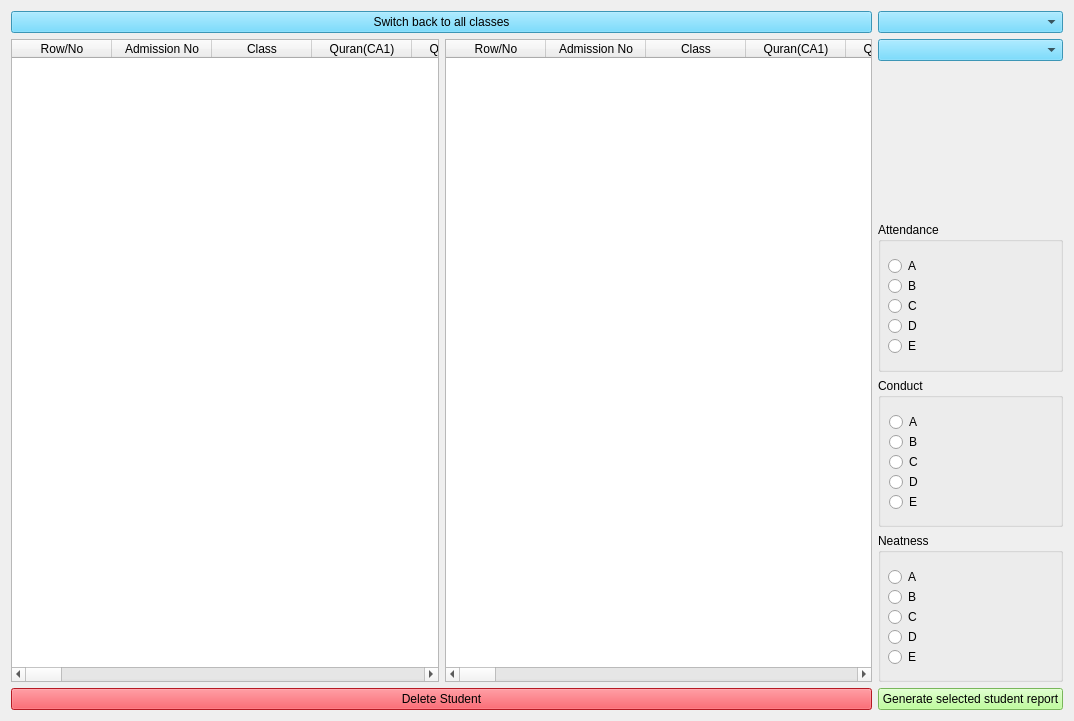
<?xml version="1.0" encoding="UTF-8"?>
<ui version="4.0">
 <class>SecScoreForm</class>
 <widget class="QWidget" name="SecScoreForm">
  <property name="geometry">
   <rect>
    <x>0</x>
    <y>0</y>
    <width>1074</width>
    <height>721</height>
   </rect>
  </property>
  <property name="windowTitle">
   <string>Secondary Classes Scores (First Term)</string>
  </property>
  <property name="windowIcon">
   <iconset>
    <normaloff>score2_icon.jpg</normaloff>score2_icon.jpg</iconset>
  </property>
  <property name="styleSheet">
   <string notr="true">font: 12pt &quot;MS Shell Dlg 2&quot;;

QPushButton{
background-color: rgb(170, 255, 127);
}</string>
  </property>
  <layout class="QHBoxLayout" name="horizontalLayout_3">
   <item>
    <layout class="QVBoxLayout" name="verticalLayout_3">
     <item>
      <widget class="QPushButton" name="switch_back_btn">
       <property name="styleSheet">
        <string notr="true">background-color: rgb(84, 210, 255);</string>
       </property>
       <property name="text">
        <string>Switch back to all classes</string>
       </property>
      </widget>
     </item>
     <item>
      <layout class="QHBoxLayout" name="horizontalLayout">
       <item>
        <widget class="QTableWidget" name="tableWidget">
         <property name="sizePolicy">
          <sizepolicy hsizetype="Expanding" vsizetype="Expanding">
           <horstretch>0</horstretch>
           <verstretch>0</verstretch>
          </sizepolicy>
         </property>
         <property name="autoFillBackground">
          <bool>false</bool>
         </property>
         <property name="frameShape">
          <enum>QFrame::StyledPanel</enum>
         </property>
         <property name="alternatingRowColors">
          <bool>true</bool>
         </property>
         <property name="showGrid">
          <bool>true</bool>
         </property>
         <attribute name="horizontalHeaderStretchLastSection">
          <bool>false</bool>
         </attribute>
         <attribute name="verticalHeaderVisible">
          <bool>true</bool>
         </attribute>
         <column>
          <property name="text">
           <string>Row/No</string>
          </property>
         </column>
         <column>
          <property name="text">
           <string>Admission No</string>
          </property>
         </column>
         <column>
          <property name="text">
           <string>Class</string>
          </property>
         </column>
         <column>
          <property name="text">
           <string>Quran(CA1)</string>
          </property>
         </column>
         <column>
          <property name="text">
           <string>Quran(CA2)</string>
          </property>
         </column>
         <column>
          <property name="text">
           <string>Quran(ASS)</string>
          </property>
         </column>
         <column>
          <property name="text">
           <string>Quran(EXAM)</string>
          </property>
         </column>
         <column>
          <property name="text">
           <string>Quran(TOTAL)</string>
          </property>
         </column>
         <column>
          <property name="text">
           <string>Ibadat(CA1)</string>
          </property>
         </column>
         <column>
          <property name="text">
           <string>Ibadat(CA2)</string>
          </property>
         </column>
         <column>
          <property name="text">
           <string>Ibadat(ASS)</string>
          </property>
         </column>
         <column>
          <property name="text">
           <string>Ibadat(EXAM)</string>
          </property>
         </column>
         <column>
          <property name="text">
           <string>Ibadat(TOTAL)</string>
          </property>
         </column>
         <column>
          <property name="text">
           <string>Arabic(CA1)</string>
          </property>
         </column>
         <column>
          <property name="text">
           <string>Arabic(CA2)</string>
          </property>
         </column>
         <column>
          <property name="text">
           <string>Arabic(ASS)</string>
          </property>
         </column>
         <column>
          <property name="text">
           <string>Arabic(EXAM)</string>
          </property>
         </column>
         <column>
          <property name="text">
           <string>Arabic(TOTAL)</string>
          </property>
         </column>
         <column>
          <property name="text">
           <string>English(CA1)</string>
          </property>
         </column>
         <column>
          <property name="text">
           <string>English(CA2)</string>
          </property>
         </column>
         <column>
          <property name="text">
           <string>English(ASS)</string>
          </property>
         </column>
         <column>
          <property name="text">
           <string>English(EXAM)</string>
          </property>
         </column>
         <column>
          <property name="text">
           <string>English(TOTAL)</string>
          </property>
         </column>
         <column>
          <property name="text">
           <string>Maths(CA1)</string>
          </property>
         </column>
         <column>
          <property name="text">
           <string>Maths(CA2)</string>
          </property>
         </column>
         <column>
          <property name="text">
           <string>Maths(ASS)</string>
          </property>
         </column>
         <column>
          <property name="text">
           <string>Maths(EXAM)</string>
          </property>
         </column>
         <column>
          <property name="text">
           <string>Maths(TOTAL)</string>
          </property>
         </column>
         <column>
          <property name="text">
           <string>Science(CA1)</string>
          </property>
         </column>
         <column>
          <property name="text">
           <string>Science(CA2)</string>
          </property>
         </column>
         <column>
          <property name="text">
           <string>Science(ASS)</string>
          </property>
         </column>
         <column>
          <property name="text">
           <string>Science(EXAM)</string>
          </property>
         </column>
         <column>
          <property name="text">
           <string>Science(TOTAL)</string>
          </property>
         </column>
         <column>
          <property name="text">
           <string>Social Norm(CA1)</string>
          </property>
         </column>
         <column>
          <property name="text">
           <string>Social Norm(CA2)</string>
          </property>
         </column>
         <column>
          <property name="text">
           <string>Social Norm(ASS)</string>
          </property>
         </column>
         <column>
          <property name="text">
           <string>Social Norm(EXAM)</string>
          </property>
         </column>
         <column>
          <property name="text">
           <string>Social Norm(TOTAL)</string>
          </property>
         </column>
         <column>
          <property name="text">
           <string>Handwriting(CA1)</string>
          </property>
         </column>
         <column>
          <property name="text">
           <string>Handwriting(CA2)</string>
          </property>
         </column>
         <column>
          <property name="text">
           <string>Handwriting(ASS)</string>
          </property>
         </column>
         <column>
          <property name="text">
           <string>Handwriting(EXAM)</string>
          </property>
         </column>
         <column>
          <property name="text">
           <string>Handwriting(TOTAL)</string>
          </property>
         </column>
         <column>
          <property name="text">
           <string>All Total</string>
          </property>
         </column>
         <column>
          <property name="text">
           <string>Average</string>
          </property>
         </column>
        </widget>
       </item>
       <item>
        <widget class="QTableWidget" name="tableWidget_2">
         <property name="sizePolicy">
          <sizepolicy hsizetype="Expanding" vsizetype="Expanding">
           <horstretch>0</horstretch>
           <verstretch>0</verstretch>
          </sizepolicy>
         </property>
         <property name="autoFillBackground">
          <bool>false</bool>
         </property>
         <property name="frameShape">
          <enum>QFrame::StyledPanel</enum>
         </property>
         <property name="alternatingRowColors">
          <bool>true</bool>
         </property>
         <property name="showGrid">
          <bool>true</bool>
         </property>
         <attribute name="horizontalHeaderStretchLastSection">
          <bool>false</bool>
         </attribute>
         <attribute name="verticalHeaderVisible">
          <bool>true</bool>
         </attribute>
         <column>
          <property name="text">
           <string>Row/No</string>
          </property>
         </column>
         <column>
          <property name="text">
           <string>Admission No</string>
          </property>
         </column>
         <column>
          <property name="text">
           <string>Class</string>
          </property>
         </column>
         <column>
          <property name="text">
           <string>Quran(CA1)</string>
          </property>
         </column>
         <column>
          <property name="text">
           <string>Quran(CA2)</string>
          </property>
         </column>
         <column>
          <property name="text">
           <string>Quran(ASS)</string>
          </property>
         </column>
         <column>
          <property name="text">
           <string>Quran(EXAM)</string>
          </property>
         </column>
         <column>
          <property name="text">
           <string>Quran(TOTAL)</string>
          </property>
         </column>
         <column>
          <property name="text">
           <string>Ibadat(CA1)</string>
          </property>
         </column>
         <column>
          <property name="text">
           <string>Ibadat(CA2)</string>
          </property>
         </column>
         <column>
          <property name="text">
           <string>Ibadat(ASS)</string>
          </property>
         </column>
         <column>
          <property name="text">
           <string>Ibadat(EXAM)</string>
          </property>
         </column>
         <column>
          <property name="text">
           <string>Ibadat(TOTAL)</string>
          </property>
         </column>
         <column>
          <property name="text">
           <string>Arabic(CA1)</string>
          </property>
         </column>
         <column>
          <property name="text">
           <string>Arabic(CA2)</string>
          </property>
         </column>
         <column>
          <property name="text">
           <string>Arabic(ASS)</string>
          </property>
         </column>
         <column>
          <property name="text">
           <string>Arabic(EXAM)</string>
          </property>
         </column>
         <column>
          <property name="text">
           <string>Arabic(TOTAL)</string>
          </property>
         </column>
         <column>
          <property name="text">
           <string>English(CA1)</string>
          </property>
         </column>
         <column>
          <property name="text">
           <string>English(CA2)</string>
          </property>
         </column>
         <column>
          <property name="text">
           <string>English(ASS)</string>
          </property>
         </column>
         <column>
          <property name="text">
           <string>English(EXAM)</string>
          </property>
         </column>
         <column>
          <property name="text">
           <string>English(TOTAL)</string>
          </property>
         </column>
         <column>
          <property name="text">
           <string>Maths(CA1)</string>
          </property>
         </column>
         <column>
          <property name="text">
           <string>Maths(CA2)</string>
          </property>
         </column>
         <column>
          <property name="text">
           <string>Maths(ASS)</string>
          </property>
         </column>
         <column>
          <property name="text">
           <string>Maths(EXAM)</string>
          </property>
         </column>
         <column>
          <property name="text">
           <string>Maths(TOTAL)</string>
          </property>
         </column>
         <column>
          <property name="text">
           <string>Science(CA1)</string>
          </property>
         </column>
         <column>
          <property name="text">
           <string>Science(CA2)</string>
          </property>
         </column>
         <column>
          <property name="text">
           <string>Science(ASS)</string>
          </property>
         </column>
         <column>
          <property name="text">
           <string>Science(EXAM)</string>
          </property>
         </column>
         <column>
          <property name="text">
           <string>Science(TOTAL)</string>
          </property>
         </column>
         <column>
          <property name="text">
           <string>Social Norm(CA1)</string>
          </property>
         </column>
         <column>
          <property name="text">
           <string>Social Norm(CA2)</string>
          </property>
         </column>
         <column>
          <property name="text">
           <string>Social Norm(ASS)</string>
          </property>
         </column>
         <column>
          <property name="text">
           <string>Social Norm(EXAM)</string>
          </property>
         </column>
         <column>
          <property name="text">
           <string>Social Norm(TOTAL)</string>
          </property>
         </column>
         <column>
          <property name="text">
           <string>Handwriting(CA1)</string>
          </property>
         </column>
         <column>
          <property name="text">
           <string>Handwriting(CA2)</string>
          </property>
         </column>
         <column>
          <property name="text">
           <string>Handwriting(ASS)</string>
          </property>
         </column>
         <column>
          <property name="text">
           <string>Handwriting(EXAM)</string>
          </property>
         </column>
         <column>
          <property name="text">
           <string>Handwriting(TOTAL)</string>
          </property>
         </column>
         <column>
          <property name="text">
           <string>All Total</string>
          </property>
         </column>
         <column>
          <property name="text">
           <string>Average</string>
          </property>
         </column>
        </widget>
       </item>
      </layout>
     </item>
     <item>
      <widget class="QPushButton" name="del_btn">
       <property name="styleSheet">
        <string notr="true">background-color: rgb(255, 37, 51);</string>
       </property>
       <property name="text">
        <string>Delete Student</string>
       </property>
      </widget>
     </item>
    </layout>
   </item>
   <item>
    <layout class="QVBoxLayout" name="verticalLayout">
     <item>
      <widget class="QComboBox" name="class_comboBox">
       <property name="styleSheet">
        <string notr="true">background-color: rgb(84, 210, 255);</string>
       </property>
      </widget>
     </item>
     <item>
      <widget class="QComboBox" name="stud_adm_no_comboBox">
       <property name="styleSheet">
        <string notr="true">background-color: rgb(84, 210, 255);</string>
       </property>
      </widget>
     </item>
     <item>
      <widget class="QLabel" name="name_label">
       <property name="text">
        <string/>
       </property>
      </widget>
     </item>
     <item>
      <widget class="QGroupBox" name="groupBox">
       <property name="title">
        <string>Attendance</string>
       </property>
       <widget class="QRadioButton" name="att_a_radio">
        <property name="geometry">
         <rect>
          <x>10</x>
          <y>30</y>
          <width>224</width>
          <height>28</height>
         </rect>
        </property>
        <property name="text">
         <string>A</string>
        </property>
       </widget>
       <widget class="QRadioButton" name="att_e_radio">
        <property name="geometry">
         <rect>
          <x>10</x>
          <y>110</y>
          <width>38</width>
          <height>28</height>
         </rect>
        </property>
        <property name="text">
         <string>E</string>
        </property>
       </widget>
       <widget class="QRadioButton" name="att_d_radio">
        <property name="geometry">
         <rect>
          <x>10</x>
          <y>90</y>
          <width>50</width>
          <height>28</height>
         </rect>
        </property>
        <property name="text">
         <string>D</string>
        </property>
       </widget>
       <widget class="QRadioButton" name="att_c_radio">
        <property name="geometry">
         <rect>
          <x>10</x>
          <y>70</y>
          <width>70</width>
          <height>28</height>
         </rect>
        </property>
        <property name="text">
         <string>C</string>
        </property>
       </widget>
       <widget class="QRadioButton" name="att_b_radio">
        <property name="geometry">
         <rect>
          <x>10</x>
          <y>50</y>
          <width>108</width>
          <height>28</height>
         </rect>
        </property>
        <property name="text">
         <string>B</string>
        </property>
       </widget>
      </widget>
     </item>
     <item>
      <widget class="QGroupBox" name="groupBox_2">
       <property name="title">
        <string>Conduct</string>
       </property>
       <widget class="QRadioButton" name="con_a_radio">
        <property name="geometry">
         <rect>
          <x>11</x>
          <y>30</y>
          <width>39</width>
          <height>28</height>
         </rect>
        </property>
        <property name="text">
         <string>A</string>
        </property>
       </widget>
       <widget class="QRadioButton" name="con_b_radio">
        <property name="geometry">
         <rect>
          <x>11</x>
          <y>50</y>
          <width>39</width>
          <height>28</height>
         </rect>
        </property>
        <property name="text">
         <string>B</string>
        </property>
       </widget>
       <widget class="QRadioButton" name="con_c_radio">
        <property name="geometry">
         <rect>
          <x>11</x>
          <y>70</y>
          <width>39</width>
          <height>28</height>
         </rect>
        </property>
        <property name="text">
         <string>C</string>
        </property>
       </widget>
       <widget class="QRadioButton" name="con_d_radio">
        <property name="geometry">
         <rect>
          <x>11</x>
          <y>90</y>
          <width>41</width>
          <height>28</height>
         </rect>
        </property>
        <property name="text">
         <string>D</string>
        </property>
       </widget>
       <widget class="QRadioButton" name="con_e_radio">
        <property name="geometry">
         <rect>
          <x>11</x>
          <y>110</y>
          <width>38</width>
          <height>28</height>
         </rect>
        </property>
        <property name="text">
         <string>E</string>
        </property>
       </widget>
      </widget>
     </item>
     <item>
      <widget class="QGroupBox" name="groupBox_3">
       <property name="title">
        <string>Neatness</string>
       </property>
       <widget class="QRadioButton" name="neat_a_radio">
        <property name="geometry">
         <rect>
          <x>10</x>
          <y>30</y>
          <width>39</width>
          <height>28</height>
         </rect>
        </property>
        <property name="text">
         <string>A</string>
        </property>
       </widget>
       <widget class="QRadioButton" name="neat_b_radio">
        <property name="geometry">
         <rect>
          <x>10</x>
          <y>50</y>
          <width>39</width>
          <height>28</height>
         </rect>
        </property>
        <property name="text">
         <string>B</string>
        </property>
       </widget>
       <widget class="QRadioButton" name="neat_c_radio">
        <property name="geometry">
         <rect>
          <x>10</x>
          <y>70</y>
          <width>39</width>
          <height>28</height>
         </rect>
        </property>
        <property name="text">
         <string>C</string>
        </property>
       </widget>
       <widget class="QRadioButton" name="neat_d_radio">
        <property name="geometry">
         <rect>
          <x>10</x>
          <y>90</y>
          <width>41</width>
          <height>28</height>
         </rect>
        </property>
        <property name="text">
         <string>D</string>
        </property>
       </widget>
       <widget class="QRadioButton" name="neat_e_radio">
        <property name="geometry">
         <rect>
          <x>10</x>
          <y>110</y>
          <width>38</width>
          <height>28</height>
         </rect>
        </property>
        <property name="text">
         <string>E</string>
        </property>
       </widget>
      </widget>
     </item>
     <item>
      <widget class="QPushButton" name="report_gen_btn">
       <property name="styleSheet">
        <string notr="true">background-color: rgb(170, 255, 127);</string>
       </property>
       <property name="text">
        <string>Generate selected student report</string>
       </property>
      </widget>
     </item>
    </layout>
   </item>
  </layout>
 </widget>
 <resources/>
 <connections/>
</ui>
